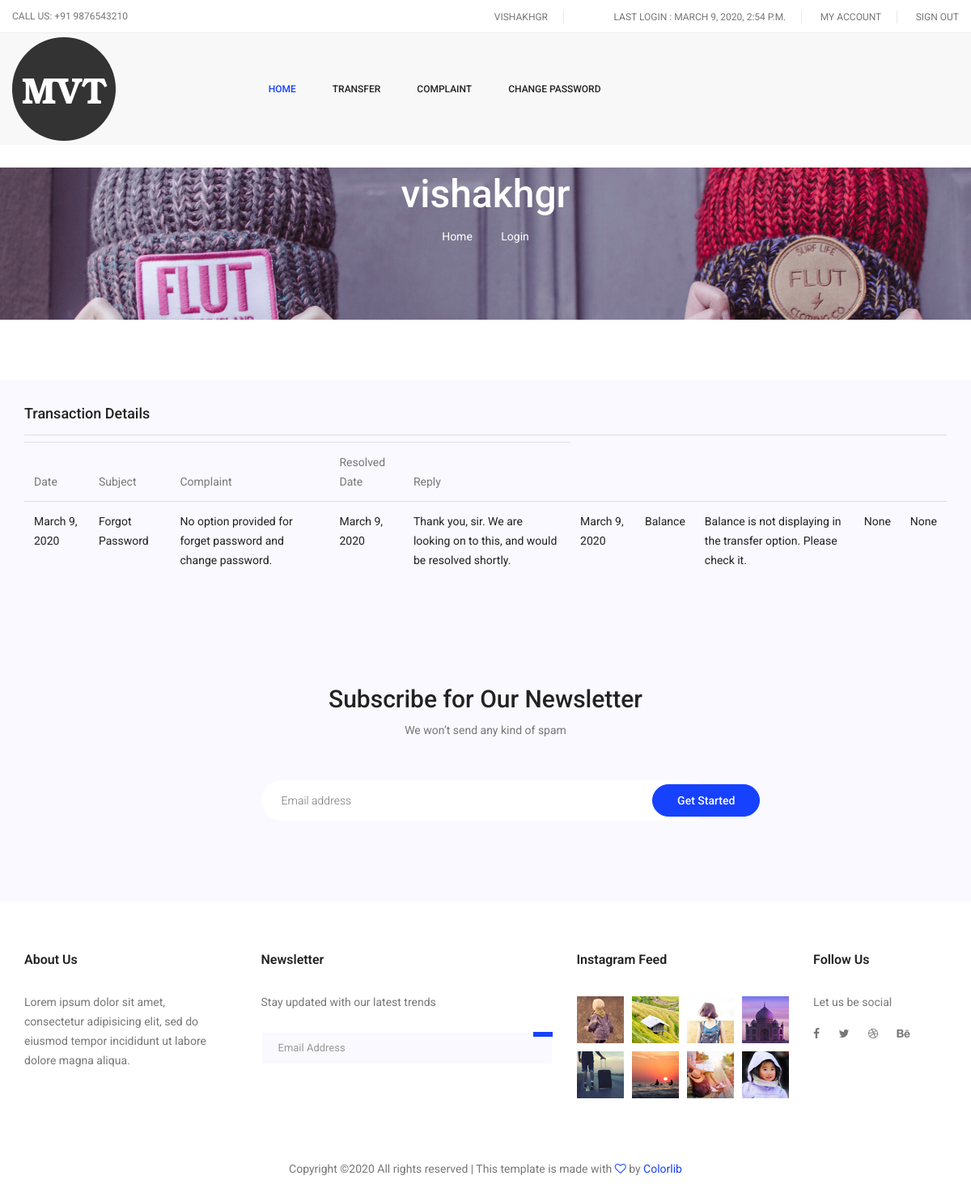
/customer/complaintdetails (signed in), run on the app's committed database.
### complaint/models.py (models this page shows, shortened)
class customer_complaints(models.Model):
    userid = models.IntegerField()
    date = models.DateField(auto_now_add=True)
    subject = models.CharField(max_length=20)
    complaint = models.CharField(max_length=150)
    return_date = models.DateField(null=True,blank=True)
    return_message = models.CharField(null=True,blank=True,max_length=500)

### complaint/views.py (the view)
# urls.py: url(r'^customer/complaintdetails', f_all_complaints),
def f_all_complaints(request):
    if request.user.is_authenticated():  # is user is logined then continue
        self_userid = request.user.id
        all_complaints = customer_complaints.objects.filter(userid=self_userid)
        return render(request,'complaints_detail.html',{'user_complaint':all_complaints})
    else:
        return redirect('/admins/login')

### templates/complaints_detail.html (shortened to what this page needs)
{% load static from staticfiles%}
<!doctype html>
<html lang="en">
<head>
	<link rel="stylesheet" href="{%static "css/bootstrap.css" %}">
	<link rel="stylesheet" href="{%static "css/font-awesome.min.css" %}">
	<link rel="stylesheet" href="{%static "vendors/owl-carousel/owl.carousel.min.css" %}">
	<link rel="stylesheet" href="{%static "vendors/lightbox/simpleLightbox.css" %}">
	<link rel="stylesheet" href="{%static "vendors/nice-select/css/nice-select.css" %}">
	<link rel="stylesheet" href="{%static "vendors/animate-css/animate.css" %}">
	<link rel="stylesheet" href="{%static "vendors/jquery-ui/jquery-ui.css" %}">
	<link rel="stylesheet" href="{%static "css/style.css" %}">
	<link rel="stylesheet" href="{%static "css/responsive.css" %}">
</head>
<body>
	<header class="header_area">
		<div class="top_menu row m0">
			<div class="container-fluid">
				<div class="float-left">
					<p>Call Us: +91 9876543210</p>
				</div>
				<div class="float-right">
					<ul class="right_side">
					{% if user.is_authenticated %}
						<li>
							<a href='/'>
							{{user.username}}
						</li>
						<li>
							<a>
								Last Login : {{user.last_login}}
							</a>
						</li>
						<li>
							<a href="/accountinfo">
								My Account
							</a>
						</li>
						<li>
							<a href="/logout">
								Sign Out
							</a>
						</li>
						{% endif %}
					</ul>
				</div>
			</div>
		</div>
		<div class="main_menu">
			<nav class="navbar navbar-expand-lg navbar-light">
				<div class="container-fluid">
					<a class="navbar-brand logo_h">
						<img src="{%static "img/logo.png" %}" alt="">
					</a>
					<div class="collapse navbar-collapse offset" id="navbarSupportedContent">
						<div class="row w-100">
							<div class="col-lg-7 pr-0">
								<ul class="nav navbar-nav center_nav pull-right">
									<li class="nav-item active">
										<a class="nav-link" href="/">Home</a>
									</li>
									{% if user.is_authenticated %}
									<li class="nav-item submenu dropdown">
										<a href="#" class="nav-link dropdown-toggle" data-toggle="dropdown" role="button" aria-haspopup="true" aria-expanded="false">Transfer</a>
										</li>
										<li class="nav-item submenu dropdown">
											<a href="#" class="nav-link dropdown-toggle" data-toggle="dropdown" role="button" aria-haspopup="true" aria-expanded="false">Complaint</a>
										</li>
										<li class="nav-item submenu dropdown">
											<a href="#" class="nav-link dropdown-toggle" data-toggle="dropdown" role="button" aria-haspopup="true" aria-expanded="false">Change Password</a>
											</li>
								</ul>
							{% endif %}
							</div>
						</div>
					</div>
				</div>
			</nav>
		</div>
	</header>
	<section class="banner_area">
		<div class="banner_inner d-flex align-items-center">
			<div class="container">
				<div class="banner_content text-center">
					{% if user.is_authenticated %}
					<h2>{{user.username}}</h2>
					{% else %}
					<h2>MSp</h2>
					{% endif %}
					<div class="page_link">
						<a href="index.html">Home</a>
						<a href="login.html">Login</a>
					</div>
				</div>
			</div>
		</div>
	</section>
			<div class="order_details_table">
				<h2>Transaction Details</h2>
				<div class="table-responsive">
					<table class="table">
						<thead>
							<tr>
								<th scope="col">Date</th>
								<th scope="col">Subject</th>
								<th scope="col">Complaint</th>
								<th scope="col">Resolved Date</th>
								<th scope="col">Reply</th>
							</tr>
						</thead>
						<tbody>
							<tr>
								{% for complaint in user_complaint %}
								<td>
									<p>{{complaint.date}}</p>
								</td>
								<td>
									<p>{{complaint.subject}}</p>
								</td>
								<td>
									<p>{{complaint.complaint}}</p>
								</td>
								<td>
									<p>{{complaint.return_date}}</p>
								</td>
								<td>
									<p>{{complaint.return_message}}</p>
								</td>
								{% endfor %}
							</tr>
						</tbody>
					</table>
				</div>
			</div>
	<section class="subscription-area section_gap">
		<div class="container">
			<div class="row justify-content-center">
				<div class="col-lg-8">
					<div class="section-title text-center">
						<h2>Subscribe for Our Newsletter</h2>
						<span>We won’t send any kind of spam</span>
					</div>
				</div>
			</div>
			<div class="row justify-content-center">
				<div class="col-lg-6">
					<div id="mc_embed_signup">
						<form target="_blank" novalidate action="https://spondonit.us12.list-manage.com/subscribe/post?u=1462626880ade1ac87bd9c93a&id=92a4423d01"
						 method="get" class="subscription relative">
							<input type="email" name="EMAIL" placeholder="Email address" onfocus="this.placeholder = ''" onblur="this.placeholder = 'Email address'"
							 required="">
							<button type="submit" class="newsl-btn">Get Started</button>
						</form>
					</div>
				</div>
			</div>
		</div>
	</section>
	<footer class="footer-area section_gap">
		<div class="container">
			<div class="row">
				<div class="col-lg-3  col-md-6 col-sm-6">
					<div class="single-footer-widget">
						<h6 class="footer_title">About Us</h6>
						<p>Lorem ipsum dolor sit amet, consectetur adipisicing elit, sed do eiusmod tempor incididunt ut labore dolore magna aliqua.</p>
					</div>
				</div>
				<div class="col-lg-4 col-md-6 col-sm-6">
					<div class="single-footer-widget">
						<h6 class="footer_title">Newsletter</h6>
						<p>Stay updated with our latest trends</p>
						<div id="mc_embed_signup">
							<form target="_blank" action="https://spondonit.us12.list-manage.com/subscribe/post?u=1462626880ade1ac87bd9c93a&amp;id=92a4423d01"
							 method="get" class="subscribe_form relative">
								<div class="input-group d-flex flex-row">
									<input name="EMAIL" placeholder="Email Address" onfocus="this.placeholder = ''" onblur="this.placeholder = 'Email Address '"
									 required="" type="email">
									<button class="btn sub-btn">
									</button>
								</div>
							</form>
						</div>
					</div>
				</div>
				<div class="col-lg-3 col-md-6 col-sm-6">
					<div class="single-footer-widget instafeed">
						<h6 class="footer_title">Instagram Feed</h6>
						<ul class="list instafeed d-flex flex-wrap">
							<li>
								<img src="img/instagram/Image-01.jpg" alt="">
							</li>
							<li>
								<img src="img/instagram/Image-02.jpg" alt="">
							</li>
							<li>
								<img src="img/instagram/Image-03.jpg" alt="">
							</li>
							<li>
								<img src="img/instagram/Image-04.jpg" alt="">
							</li>
							<li>
								<img src="img/instagram/Image-05.jpg" alt="">
							</li>
							<li>
								<img src="img/instagram/Image-06.jpg" alt="">
							</li>
							<li>
								<img src="img/instagram/Image-07.jpg" alt="">
							</li>
							<li>
								<img src="img/instagram/Image-08.jpg" alt="">
							</li>
						</ul>
					</div>
				</div>
				<div class="col-lg-2 col-md-6 col-sm-6">
					<div class="single-footer-widget f_social_wd">
						<h6 class="footer_title">Follow Us</h6>
						<p>Let us be social</p>
						<div class="f_social">
							<a href="#">
								<i class="fa fa-facebook"></i>
							</a>
							<a href="#">
								<i class="fa fa-twitter"></i>
							</a>
							<a href="#">
								<i class="fa fa-dribbble"></i>
							</a>
							<a href="#">
								<i class="fa fa-behance"></i>
							</a>
						</div>
					</div>
				</div>
			</div>
			<div class="row footer-bottom d-flex justify-content-between align-items-center">
				<p class="col-lg-12 footer-text text-center">
Copyright &copy;<script>document.write(new Date().getFullYear());</script> All rights reserved | This template is made with <i class="fa fa-heart-o" aria-hidden="true"></i> by <a href="https://colorlib.com" target="_blank">Colorlib</a>
				</p>
			</div>
		</div>
	</footer>
</body>
</html>

### data on the page
customer_complaints: date "March 9, 2020", subject "Forgot Password", complaint "No option provided for forget password and change password.", return_date "March 9, 2020", return_message "Thank you, sir. We are looking on to this, and would be resolved shortly."
customer_complaints: date "March 9, 2020", subject "Balance", complaint "Balance is not displaying in the transfer option. Please check it.", return_date "None", return_message "None"

### other printed values
{{ user.username }} "VISHAKHGR"
{{ user.last_login }} "MARCH 9, 2020, 2:54 P.M."
{{ user.username }} "vishakhgr"
